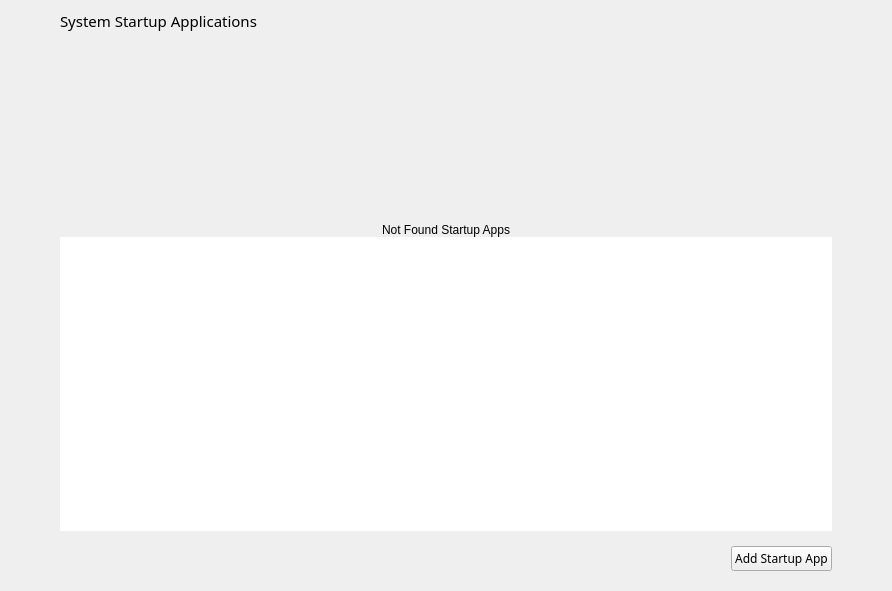
<?xml version="1.0" encoding="UTF-8"?>
<ui version="4.0">
 <class>StartupAppsPage</class>
 <widget class="QWidget" name="StartupAppsPage">
  <property name="geometry">
   <rect>
    <x>0</x>
    <y>0</y>
    <width>892</width>
    <height>591</height>
   </rect>
  </property>
  <property name="windowTitle">
   <string>Startup Apps</string>
  </property>
  <layout class="QGridLayout" name="gridLayout">
   <property name="leftMargin">
    <number>0</number>
   </property>
   <property name="topMargin">
    <number>0</number>
   </property>
   <property name="rightMargin">
    <number>0</number>
   </property>
   <property name="bottomMargin">
    <number>0</number>
   </property>
   <property name="spacing">
    <number>0</number>
   </property>
   <item row="0" column="0">
    <widget class="QWidget" name="widgetStartupApps" native="true">
     <property name="sizePolicy">
      <sizepolicy hsizetype="Preferred" vsizetype="Expanding">
       <horstretch>0</horstretch>
       <verstretch>0</verstretch>
      </sizepolicy>
     </property>
     <property name="cursor">
      <cursorShape>ArrowCursor</cursorShape>
     </property>
     <property name="styleSheet">
      <string notr="true"/>
     </property>
     <layout class="QGridLayout" name="gridLayout_2">
      <property name="leftMargin">
       <number>60</number>
      </property>
      <property name="topMargin">
       <number>10</number>
      </property>
      <property name="rightMargin">
       <number>60</number>
      </property>
      <property name="bottomMargin">
       <number>20</number>
      </property>
      <property name="spacing">
       <number>5</number>
      </property>
      <item row="0" column="1">
       <spacer name="horizontalSpacer">
        <property name="orientation">
         <enum>Qt::Horizontal</enum>
        </property>
        <property name="sizeHint" stdset="0">
         <size>
          <width>40</width>
          <height>20</height>
         </size>
        </property>
       </spacer>
      </item>
      <item row="5" column="2">
       <widget class="QPushButton" name="btnAddStartupApp">
        <property name="sizePolicy">
         <sizepolicy hsizetype="Fixed" vsizetype="Fixed">
          <horstretch>0</horstretch>
          <verstretch>0</verstretch>
         </sizepolicy>
        </property>
        <property name="font">
         <font>
          <family>Rubik</family>
         </font>
        </property>
        <property name="cursor">
         <cursorShape>PointingHandCursor</cursorShape>
        </property>
        <property name="focusPolicy">
         <enum>Qt::NoFocus</enum>
        </property>
        <property name="accessibleName">
         <string notr="true">primary</string>
        </property>
        <property name="styleSheet">
         <string notr="true"/>
        </property>
        <property name="text">
         <string>Add Startup App</string>
        </property>
       </widget>
      </item>
      <item row="0" column="0" alignment="Qt::AlignLeft">
       <widget class="QLabel" name="lblStartupAppsTitle">
        <property name="font">
         <font>
          <family>Rubik</family>
          <pointsize>11</pointsize>
          <italic>false</italic>
         </font>
        </property>
        <property name="accessibleName">
         <string/>
        </property>
        <property name="styleSheet">
         <string notr="true"/>
        </property>
        <property name="text">
         <string notr="true">System Startup Applications</string>
        </property>
       </widget>
      </item>
      <item row="4" column="0" colspan="3">
       <spacer name="verticalSpacer_2">
        <property name="orientation">
         <enum>Qt::Vertical</enum>
        </property>
        <property name="sizeType">
         <enum>QSizePolicy::Fixed</enum>
        </property>
        <property name="sizeHint" stdset="0">
         <size>
          <width>20</width>
          <height>10</height>
         </size>
        </property>
       </spacer>
      </item>
      <item row="1" column="0" colspan="3">
       <widget class="QWidget" name="verticalWidget" native="true">
        <layout class="QVBoxLayout" name="verticalLayout">
         <property name="spacing">
          <number>0</number>
         </property>
         <property name="leftMargin">
          <number>0</number>
         </property>
         <property name="topMargin">
          <number>0</number>
         </property>
         <property name="rightMargin">
          <number>0</number>
         </property>
         <property name="bottomMargin">
          <number>0</number>
         </property>
         <item>
          <widget class="QWidget" name="notFoundWidget" native="true">
           <property name="sizePolicy">
            <sizepolicy hsizetype="Preferred" vsizetype="Expanding">
             <horstretch>0</horstretch>
             <verstretch>0</verstretch>
            </sizepolicy>
           </property>
           <property name="minimumSize">
            <size>
             <width>0</width>
             <height>200</height>
            </size>
           </property>
           <property name="maximumSize">
            <size>
             <width>16777215</width>
             <height>200</height>
            </size>
           </property>
           <property name="styleSheet">
            <string notr="true"/>
           </property>
           <layout class="QVBoxLayout" name="notFoundLayout">
            <property name="spacing">
             <number>0</number>
            </property>
            <property name="leftMargin">
             <number>0</number>
            </property>
            <property name="topMargin">
             <number>0</number>
            </property>
            <property name="rightMargin">
             <number>0</number>
            </property>
            <property name="bottomMargin">
             <number>0</number>
            </property>
            <item alignment="Qt::AlignHCenter|Qt::AlignBottom">
             <widget class="QLabel" name="lblNotFound">
              <property name="text">
               <string>Not Found Startup Apps</string>
              </property>
             </widget>
            </item>
           </layout>
          </widget>
         </item>
         <item>
          <widget class="QListWidget" name="listWidgetStartup">
           <property name="focusPolicy">
            <enum>Qt::NoFocus</enum>
           </property>
           <property name="frameShape">
            <enum>QFrame::NoFrame</enum>
           </property>
           <property name="horizontalScrollBarPolicy">
            <enum>Qt::ScrollBarAlwaysOff</enum>
           </property>
           <property name="editTriggers">
            <set>QAbstractItemView::EditKeyPressed</set>
           </property>
           <property name="selectionMode">
            <enum>QAbstractItemView::NoSelection</enum>
           </property>
           <property name="selectionBehavior">
            <enum>QAbstractItemView::SelectRows</enum>
           </property>
           <property name="resizeMode">
            <enum>QListView::Adjust</enum>
           </property>
           <property name="layoutMode">
            <enum>QListView::Batched</enum>
           </property>
           <property name="spacing">
            <number>5</number>
           </property>
           <property name="uniformItemSizes">
            <bool>true</bool>
           </property>
          </widget>
         </item>
        </layout>
       </widget>
      </item>
     </layout>
    </widget>
   </item>
  </layout>
 </widget>
 <resources/>
 <connections/>
</ui>
